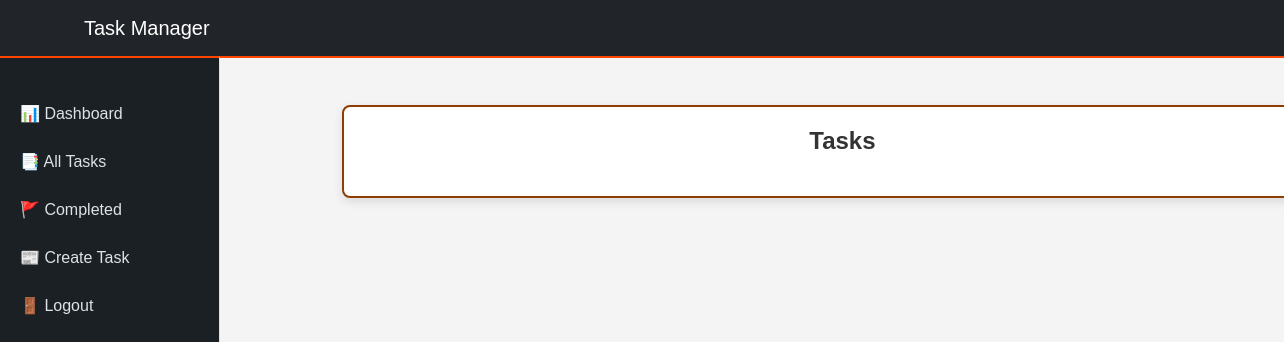
The app's page /tasks/ (signed in), older data.
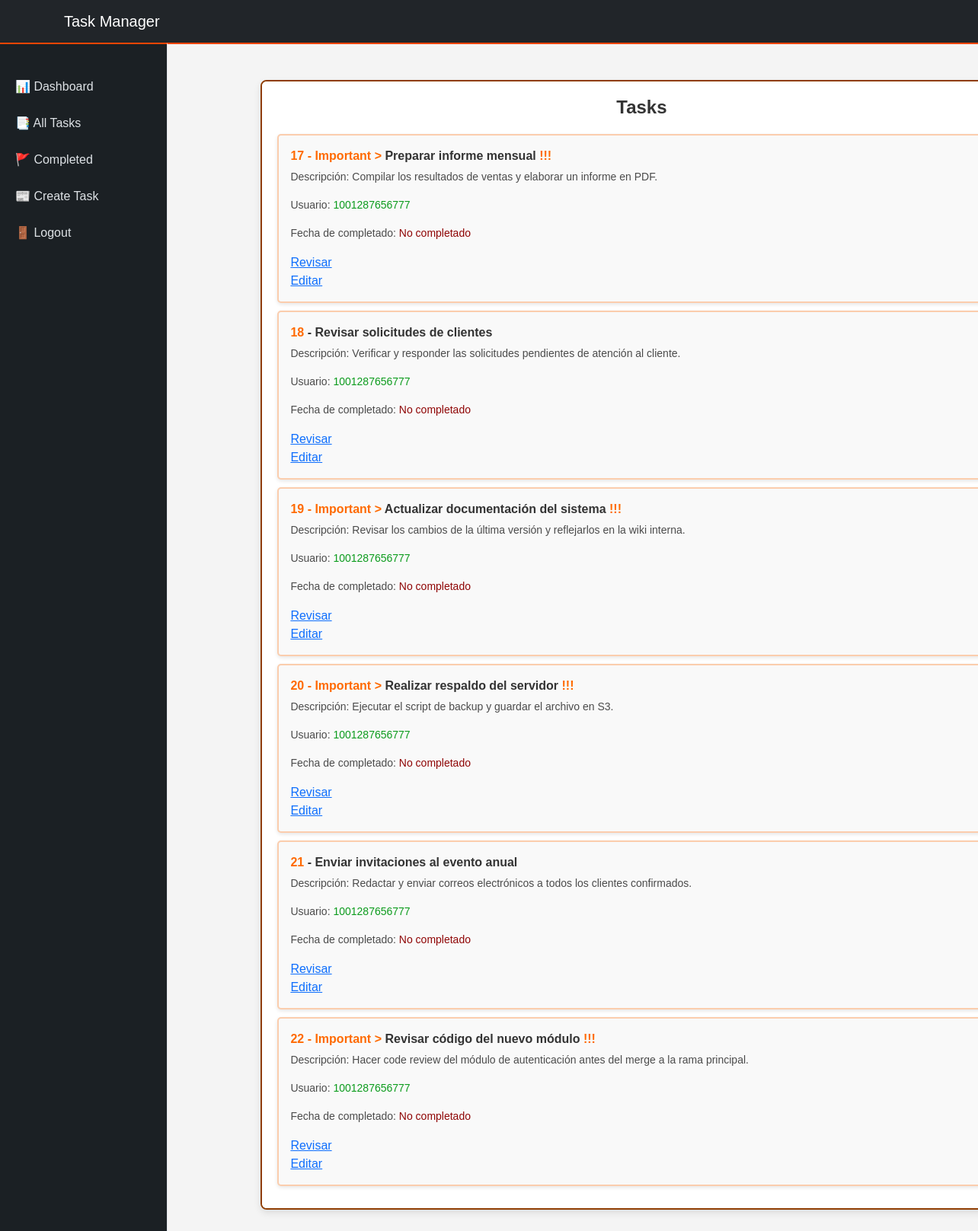
The same page, newer data.
### tasks/models.py (models this page shows, shortened)
class Task(models.Model):
  title = models.CharField(max_length=200)
  description = models.TextField(max_length=10000)
  created = models.DateTimeField(auto_now_add=True)
  datecompleted = models.DateTimeField(null=True, blank=True)
  important = models.BooleanField(default=False)
  user = models.ForeignKey(User, on_delete=models.CASCADE)
  status = models.CharField(max_length=75, default='pendiente')
  imagen = models.ImageField(upload_to='productos/', blank=True, null=True)

### tasks/views.py (the view)
# urls.py: path('tasks/', views.tasks, name='tasks'),
@login_required
def tasks(request):
    tasks = Task.objects.filter(user=request.user, datecompleted__isnull=True)
    return render(request, 'tasks.html', {"tasks": tasks})

### tasks/templates/tasks.html (shortened to what this page needs)
{% extends 'base_lateral_panel.html' %}
{% block content %}
<div class="main-container">
    <h1 class="task-title">Tasks</h1>
    <ul class="task-list">
        {% for task in tasks %}
        <li class="task-item">
            {% if task.important %}
                <strong><data>{{ task.id }} - Important > </data>{{ task.title }}<data> !!!</data></strong>
            {% else %}
                <strong><data>{{ task.id }}</data> - {{ task.title }}</strong>
            {% endif %}
            <p class="task-details">Descripción: {{ task.description }}</p>
            <p class="task-details">Usuario: <data class="user">{{ task.user.username }}</data></p>
            {% if task.datecompleted %}
            <p class="task-details">Fecha de completado: <data class="user">{{ task.datecompleted|date:'M j Y:i' }}</data></p>
            {% else %}
            <p class="task-details">Fecha de completado: <data class="NC">No completado</data></p>
            {% endif %}
            <a href="{% url 'task_detail' task.id %}">Revisar</a><br>
            <a href="{% url 'edit_tasks' task.id %}">Editar</a>
        </li>
        {% endfor %}
    </ul>
</div>
{% endblock %}

### tasks/templates/base_lateral_panel.html (shortened to what this page needs)
<!DOCTYPE html>
<html lang="en">
  <head>
    <link
      href="https://cdn.jsdelivr.net/npm/bootstrap@5.3.0/dist/css/bootstrap.min.css"
      rel="stylesheet"
    />
  </head>
  <body>
    <nav class="navbar navbar-expand-lg navbar-dark bg-dark fixed-top">
      <div class="container">
        <a class="navbar-brand" href="/">Task Manager</a>
      </div>
    </nav>
    <div class="sidebar">
      <a href="{% url 'total_tasks' %}">&#128202; Dashboard</a>
      <a href="{% url 'tasks' %}">&#128209; All Tasks</a>
      <a href="{% url 'tasks_completed' %}">&#128681; Completed</a>
      <a href="{% url 'create_task' %}">&#128240; Create Task</a>
      {% if user.is_authenticated %}
      <a href="/logout">&#128682; Logout</a>
      {% else %}
      <a href="/signin">🔐 Login</a>
      <a href="/signup">🧾 Register</a>
      {% endif %}
    </div>
    <div class="main-content">
      {% block content %}
      {% endblock %}
    </div>
  </body>
</html>

### tasks/templates/base_lateral_panel.html (style rules this page uses)
.navbar { border-bottom: solid 2px orangered; }
.sidebar { border-top: solid 2px orangered; }
body { font-family: 'Arial', sans-serif; background-color: #f4f4f4; color: #333; margin: 0; padding: 0; display: block; justify-content: center; align-items: center; min-height: 100vh; }
.sidebar { position: fixed; top: 56px; left: 0; height: 100%; width: 220px; background-color: rgb(27, 32, 36); padding-top: 2rem; border-right: 1px solid #dee2e6; z-index: 1030; }
.sidebar a { display: block; padding: 0.75rem 1.25rem; color: #dee2e6; text-decoration: none; font-weight: 500; }
.main-content { margin-left: 220px; padding: 80px 20px 20px 20px; }

### tasks/templates/tasks.html (style rules this page uses)
body { font-family: 'Arial', sans-serif; background-color: #f4f4f4; color: #333; margin: 0; padding: 0; }
.main-container { width: 100%; max-width: 1000px; background: #ffffff; padding: 20px; border-radius: 8px; border: solid 2px #8f3d02; box-shadow: 0px 4px 10px rgba(0, 0, 0, 0.1); margin-left: 10%; margin-top: 25px; max-height: 80vh; overflow-y: auto; }
.task-title { font-size: 24px; font-weight: bold; text-align: center; margin-bottom: 20px; }
.task-list { list-style: none; padding: 0; }
.task-item { background: #f9f9f9; padding: 15px; margin-bottom: 10px; border-radius: 5px; border: solid 2px #ff6a004e; box-shadow: 0px 2px 5px rgba(0, 0, 0, 0.1); }
.task-details { font-size: 14px; color: #4b4b4b; margin-top: 5px; }
data { color:#ff6a00; }
.user { color:rgba(8, 154, 25, 0.981) }
.NC { color: rgb(143, 5, 5); }

Row changes from the older to the newer data that the page shows:
added Task: id "17", title "Preparar informe mensual", description "Compilar los resultados de ventas y elaborar un informe en PDF.", user.username "1001287656777", shows "Fecha de completado:"
added Task: id "18", title "Revisar solicitudes de clientes", description "Verificar y responder las solicitudes pendientes de atención al cliente.", user.username "1001287656777", shows "Fecha de completado:"
added Task: id "19", title "Actualizar documentación del sistema", description "Revisar los cambios de la última versión y reflejarlos en la wiki interna.", user.username "1001287656777", shows "Fecha de completado:"
added Task: id "20", title "Realizar respaldo del servidor", description "Ejecutar el script de backup y guardar el archivo en S3.", user.username "1001287656777", shows "Fecha de completado:"
added Task: id "21", title "Enviar invitaciones al evento anual", description "Redactar y enviar correos electrónicos a todos los clientes confirmados.", user.username "1001287656777", shows "Fecha de completado:"
added Task: id "22", title "Revisar código del nuevo módulo", description "Hacer code review del módulo de autenticación antes del merge a la rama principal.", user.username "1001287656777", shows "Fecha de completado:"
